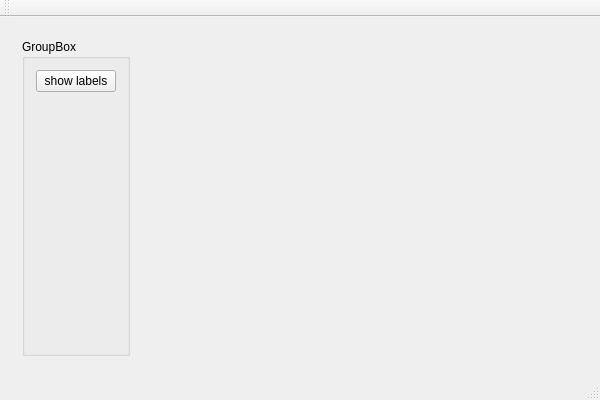
<?xml version="1.0" encoding="UTF-8"?>
<ui version="4.0">
 <class>WidgetLoadDemoClass</class>
 <widget class="QMainWindow" name="WidgetLoadDemoClass">
  <property name="geometry">
   <rect>
    <x>0</x>
    <y>0</y>
    <width>600</width>
    <height>400</height>
   </rect>
  </property>
  <property name="windowTitle">
   <string>WidgetLoadDemo</string>
  </property>
  <widget class="QWidget" name="centralWidget">
   <layout class="QHBoxLayout" name="horizontalLayout_4">
    <item>
     <widget class="QFrame" name="frame">
      <property name="frameShape">
       <enum>QFrame::NoFrame</enum>
      </property>
      <property name="frameShadow">
       <enum>QFrame::Plain</enum>
      </property>
      <layout class="QHBoxLayout" name="horizontalLayout_3">
       <item>
        <widget class="QGroupBox" name="groupBox">
         <property name="title">
          <string>GroupBox</string>
         </property>
         <layout class="QVBoxLayout" name="verticalLayout">
          <item>
           <widget class="QPushButton" name="pushButton_showLabels">
            <property name="text">
             <string>show labels</string>
            </property>
           </widget>
          </item>
          <item>
           <spacer name="verticalSpacer">
            <property name="orientation">
             <enum>Qt::Vertical</enum>
            </property>
            <property name="sizeHint" stdset="0">
             <size>
              <width>20</width>
              <height>40</height>
             </size>
            </property>
           </spacer>
          </item>
         </layout>
        </widget>
       </item>
      </layout>
     </widget>
    </item>
    <item>
     <widget class="QFrame" name="frame_2">
      <property name="frameShape">
       <enum>QFrame::NoFrame</enum>
      </property>
      <property name="frameShadow">
       <enum>QFrame::Plain</enum>
      </property>
      <layout class="QHBoxLayout" name="horizontalLayout">
       <item>
        <widget class="QStackedWidget" name="stackedWidget">
         <property name="currentIndex">
          <number>1</number>
         </property>
         <widget class="QWidget" name="page_1"/>
         <widget class="QWidget" name="page_2">
          <layout class="QHBoxLayout" name="horizontalLayout_2">
           <item>
            <widget class="ContainerWidget" name="widget_labelContainer" native="true"/>
           </item>
          </layout>
         </widget>
        </widget>
       </item>
      </layout>
     </widget>
    </item>
   </layout>
  </widget>
  <widget class="QMenuBar" name="menuBar">
   <property name="geometry">
    <rect>
     <x>0</x>
     <y>0</y>
     <width>600</width>
     <height>18</height>
    </rect>
   </property>
  </widget>
  <widget class="QToolBar" name="mainToolBar">
   <attribute name="toolBarArea">
    <enum>TopToolBarArea</enum>
   </attribute>
   <attribute name="toolBarBreak">
    <bool>false</bool>
   </attribute>
  </widget>
  <widget class="QStatusBar" name="statusBar"/>
 </widget>
 <layoutdefault spacing="6" margin="11"/>
 <customwidgets>
  <customwidget>
   <class>ContainerWidget</class>
   <extends>QWidget</extends>
   <header location="global">containerwidget.h</header>
   <container>1</container>
  </customwidget>
 </customwidgets>
 <resources>
  <include location="widgetloaddemo.qrc"/>
 </resources>
 <connections/>
</ui>
